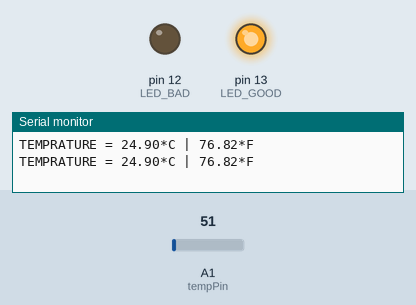
Recording of a sketch running on a simulated Arduino Uno, built with avr-gcc and run on an emulated ATmega328P. Parts: output pins drawn as LEDs (lit = HIGH), the last lines printed to the serial monitor. The test bench sets the inputs (shaded band); at power-on: A1 (tempPin) = 51.

Above: at 1.8 s.
1.9 s: A1 (tempPin) set to 60
At 2.3 s:
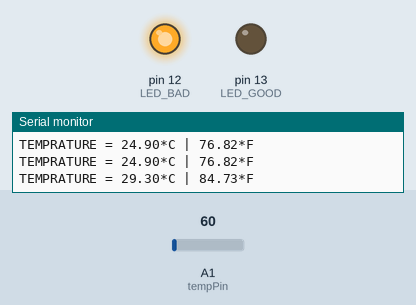
3.5 s: A1 (tempPin) set to 30
At 5.2 s:
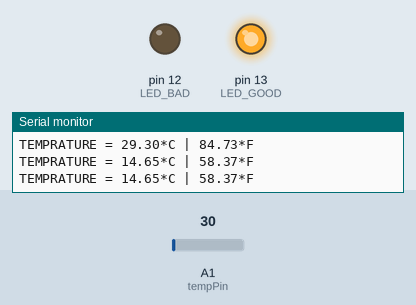
5.5 s: A1 (tempPin) set to 61
At 6.8 s:
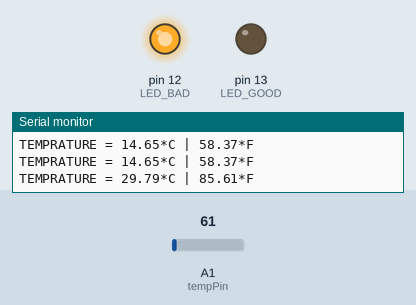
Timing chart, 0 to 8.5 s (numbered marks = the images above; inputs shaded):
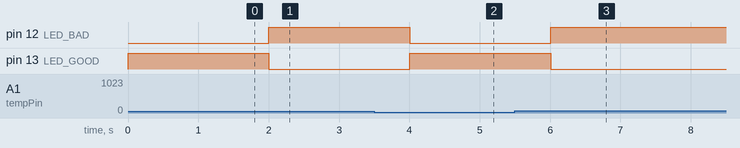

The sketch:

TempMonitor.ino
```cpp
#define LED_GOOD 13
#define LED_BAD 12

int val;
int tempPin = 1;

// Magic 0.48828125
void setup()
{
  // Sets up the two pins as output provide power to LED
  pinMode(LED_GOOD, OUTPUT);
  pinMode(LED_BAD, OUTPUT);
  Serial.begin(9600);
}
void loop()
{
val = analogRead(tempPin);
float mv = ( val/1024.0)*5000;
float cel = mv/10;
float farh = (cel*9)/5 + 32;

Serial.print("TEMPRATURE = ");
Serial.print(cel);
Serial.print("*C | ");

Serial.print(farh);
Serial.print("*F");
Serial.println();

if(farh > 82)
{
  digitalWrite(LED_BAD, HIGH);
  digitalWrite(LED_GOOD, LOW);
}
else
{
  digitalWrite(LED_BAD, LOW);
  digitalWrite(LED_GOOD, HIGH);
}

  delay(1000);

}
```

Measured:
- the behaviour switches between 56 and 57 on A1 (tempPin) (found by bisection; images 0 and 1)
- after the input at 1.9 s, pin 12 (LED_BAD): LOW → HIGH after 0.10 s; pin 13 (LED_GOOD): HIGH → LOW after 0.10 s
- after the input at 3.5 s, pin 12 (LED_BAD): HIGH → LOW after 0.51 s; pin 13 (LED_GOOD): LOW → HIGH after 0.51 s
- after the input at 5.5 s, pin 12 (LED_BAD): LOW → HIGH after 0.51 s; pin 13 (LED_GOOD): HIGH → LOW after 0.51 s
